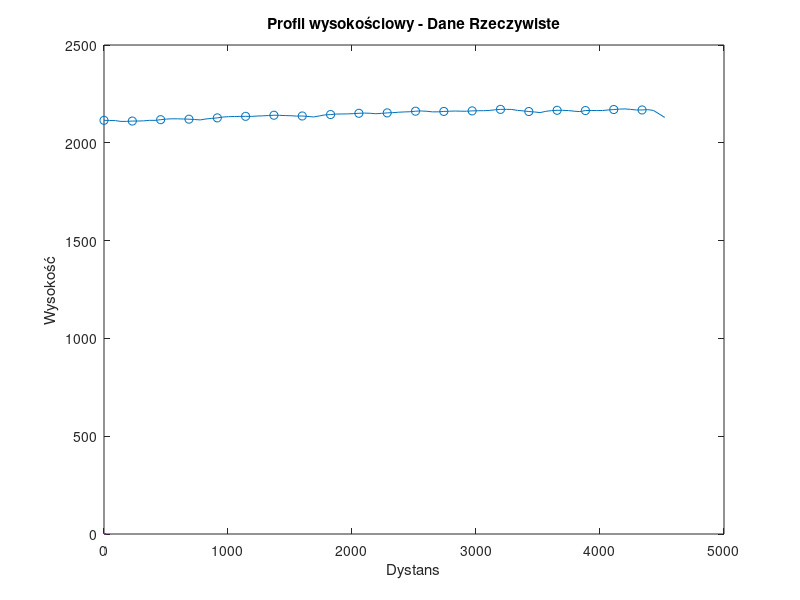

Write the MATLAB code that produced this figure. (Note: this script raises an error after producing the figure.)
%Projekt3
% Metoda wielomianu lagrange!
clear all;
close all;
%A = importdata("./profile_wysokosciowe/Obiadek.csv");
%A = importdata("./profile_wysokosciowe/MountEverest.csv");
A = importdata("./profile_wysokosciowe/WielkiKanionKolorado.csv");
startOf = 1;
endOf = 100;
%endOf = size(A.data,1);
n = 5;

RealData = A.data(startOf:endOf, :);
interpolationNodes = RealData(startOf:n:endOf, :);

plot(RealData(:,1),RealData(:,2), LineWidth=5, Color=[0.50 0.50 0.50])
hold on
scatter(interpolationNodes(:,1),interpolationNodes(:,2), "cyan"), xlabel("Dystans"), ylabel("Wysokość"), title("Profil wysokościowy - Dane Rzeczywiste")

interpolatedValues = lagrange(interpolationNodes, RealData);

xmin = 0;
xmax = max(RealData(:,1));
ymin = min(RealData(:,2));
ymax = max(RealData(:,2)) + 10;
figure
plot(RealData(:,1),RealData(:,2), LineWidth=5, Color=[0.50 0.50 0.50]);
hold on
scatter(interpolationNodes(:,1),interpolationNodes(:,2), "cyan");
plot(interpolatedValues(:,1), interpolatedValues(:,2)), xlabel("Dystans"), ylabel("Wysokość"), title("Profil wysokościowy - Interpolacja Lagrange"), xlim([xmin, xmax]), ylim([ymin, ymax])

